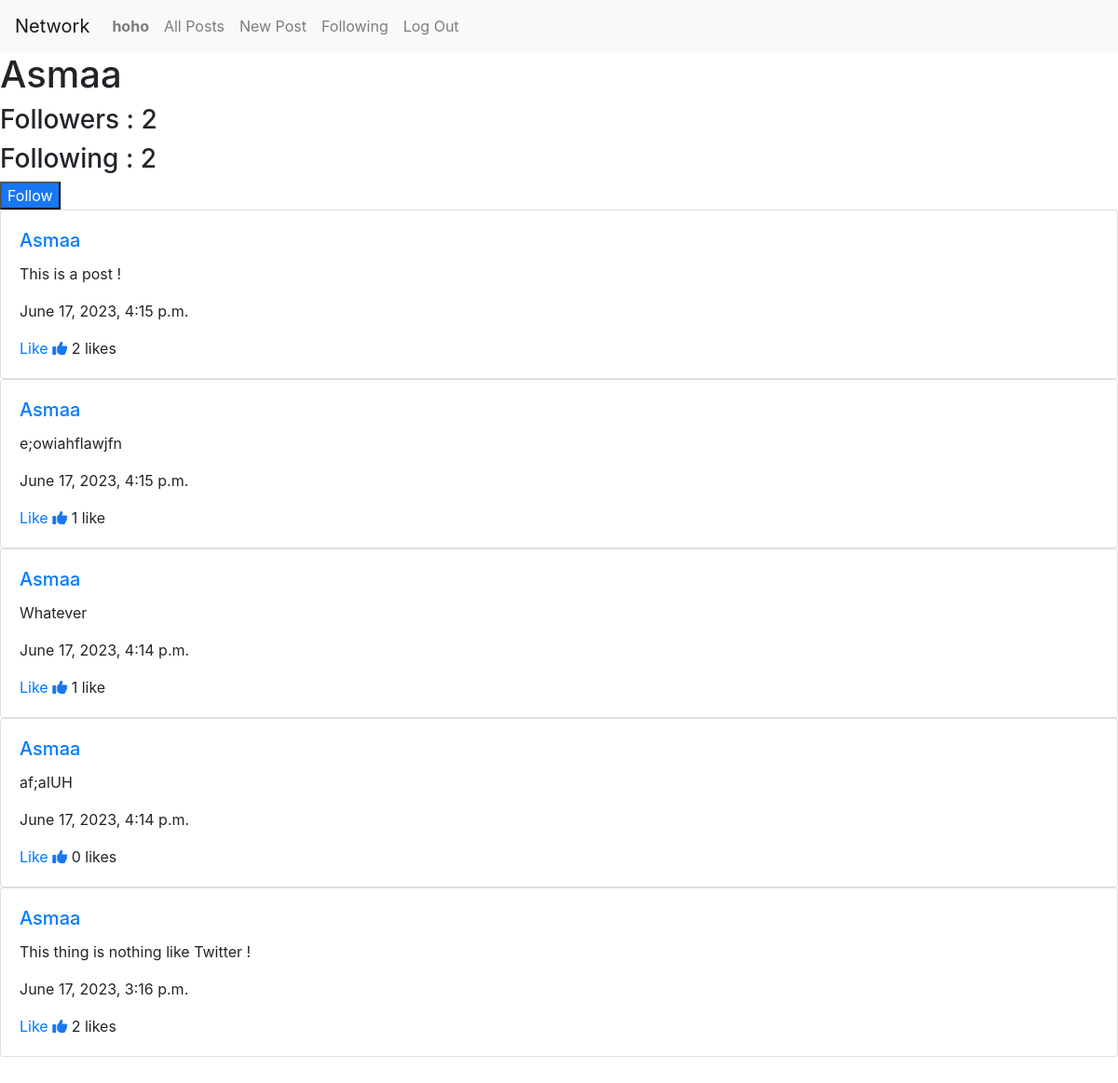
/profile/Asmaa (signed in), run on the app's committed database.
### network/models.py (models this page shows)
class User(AbstractUser):
    pass

class Post(models.Model):
    content = models.CharField(max_length=500)
    timestamp = models.DateTimeField(auto_now_add=True)
    user = models.ForeignKey(User, on_delete=models.CASCADE, related_name="posts")
    likes = models.ManyToManyField(User, blank=True, related_name="liked_posts")

### network/views.py (the view)
# urls.py: path("profile/<str:username>", views.profile, name="profile"),
def profile(request, username):
    user = User.objects.get(username=username)
    posts = user.posts.order_by("-timestamp").all()
    followers = Follow.objects.filter(followed_user=user)
    following = Follow.objects.filter(user=user)
    is_following = followers.filter(user=request.user).exists()
    paginator = Paginator(posts, 10)
    pageNumber = request.GET.get("page")
    pagePosts = paginator.get_page(pageNumber)
    return render(
        request,
        "network/profile.html",
        {
            "pagePosts": pagePosts,
            "user_profile": user,
            "followers": followers,
            "following": following,
            "is_following": is_following,
        },
    )

### network/templates/network/profile.html (shortened to what this page needs)
{% extends "network/layout.html" %}
{% load static %}
{% block body %}
  <h1>{{ user_profile.username }}</h1>
  <h3>Followers : {{ followers.count }}</h3>
  <h3>Following : {{ following.count }}</h3>
    {% if user != user_profile%}
      {% if is_following %}
        <a href="{% url 'unfollow' user_profile.username %}">
          <button style="background-color: red; color: white">Unfollow</button>
        </a>
      {% else %}
        <a href="{% url 'follow' user_profile.username %}">
          <button style="background-color: #1877f2; color: white">Follow</button>
        </a>
      {% endif %}
    {% endif %}
    {% for post in pagePosts %}
    <div class="card" id="post-{{ post.id }}" data-postid="{{ post.id }}">
      <div class="card-body" data-postid="{{ post.id }}">
        <a href="{% url 'profile' post.user %}"> <h5 class="card-title">{{ post.user }}</h5></a>
        <p class="card-text" id="post-content-{{ post.id }}">{{ post.content }}</p>
        <p class="card-text">{{ post.timestamp }}</p>
        <p class="card-text">
          <a href="" class="like" id="like-btn-{{ post.id }}" data-postid="{{ post.id }}">Like</a>
          <i class="fas fa-thumbs-up" id="like-{{post.id}}" style="color: #1877F2;"></i>
          {{ post.likes.count }}
          {% if post.likes.count != 1 %}likes{% else %}like{% endif %}
        </p>
      </div>
    </div>
    {% endfor %}
    {% endblock %}

### network/templates/network/layout.html (shortened to what this page needs)
{% load static %}
<!DOCTYPE html>
<html lang="en">
  <head>
    <link
      rel="stylesheet"
      href="https://stackpath.bootstrapcdn.com/bootstrap/4.4.1/css/bootstrap.min.css"
      />
    <link href="{% static 'network/styles.css' %}" rel="stylesheet" />
  </head>
  <body>
    <nav class="navbar navbar-expand-lg navbar-light bg-light">
      <a class="navbar-brand" href="{% url 'index' %}">Network</a>
      <div>
        <ul class="navbar-nav mr-auto">
          {% if user.is_authenticated %}
          <li class="nav-item">
            <a class="nav-link" href="{% url 'profile' user.username %}"
              ><strong>{{ user.username }}</strong></a
            >
          </li>
          {% endif %}
          <li class="nav-item">
            <a class="nav-link" href="{% url 'index' %}">All Posts</a>
          </li>
          {% if user.is_authenticated %}
          <li class="nav-item">
            <a class="nav-link" href="{% url 'new_post' %}">New Post</a>
          </li>
          <li class="nav-item">
            <a class="nav-link" href="{% url 'following' %}">Following</a>
          </li>
          <li class="nav-item">
            <a class="nav-link" href="{% url 'logout' %}">Log Out</a>
          </li>
          {% endif %}
        </ul>
      </div>
    </nav>
    <div class="body">{% block body %} {% endblock %}</div>
  </body>
</html>

### data on the page
User: username "hoho"
User: username "Asmaa"
Post: user "Asmaa", content "This is a post !", timestamp "June 17, 2023, 4:15 p.m.", likes.count "2"
Post: user "Asmaa", content "e;owiahflawjfn", timestamp "June 17, 2023, 4:15 p.m.", likes.count "1"
Post: user "Asmaa", content "Whatever", timestamp "June 17, 2023, 4:14 p.m.", likes.count "1"
Post: user "Asmaa", content "af;aIUH", timestamp "June 17, 2023, 4:14 p.m.", likes.count "0"
Post: user "Asmaa", content "This thing is nothing like Twitter !", timestamp "June 17, 2023, 3:16 p.m.", likes.count "2"

### other printed values
{{ followers.count }} "2"
{{ following.count }} "2"
